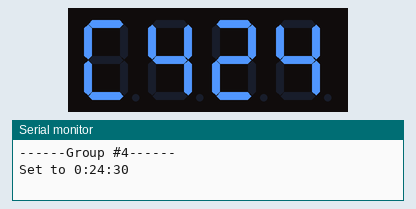
Recording of a sketch running on a simulated Arduino Uno, built with avr-gcc and run on an emulated ATmega328P. Shown: 4-digit seven-segment display, the last lines printed to the serial monitor. The local clock reads 2024-03-15 10:24:30 at power-on unless the sketch sets it.

Above: at 0.1 s.
At 63.7 s:
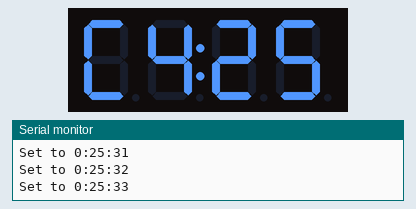
At 128.4 s:
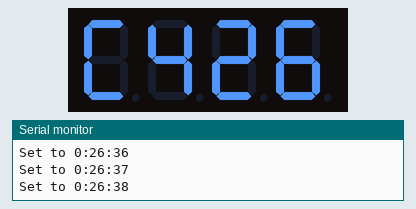

The sketch:

DS1307_TM1637.ino
```cpp
// DS1307 & TM1637 7-segment with Arduino
#include "TM1637.h"
#include "RTClib.h"

// pins definitions for TM1637 and can be changed to other ports
#define CLK 10
#define DIO 9

// TM1637 module
TM1637 tm1637(CLK,DIO);
// RTC1307 module
RTC_DS1307 RTC;

// Holds current clock time
DateTime theTime;
// Digits displayed on the segment
int8_t TimeDisp[] = {0xff, 0xff, 0xff, 0xff};


void setup() {
  Serial.begin(9600);
  Serial.println("------Group #4------");


  if (!RTC.begin()) {
    Serial.println("Couldn't find RTC");
    while(1);
  }

  if (!RTC.isrunning()) {
    Serial.println("RTC is NOT running!");
    RTC.adjust(DateTime(F(__DATE__), F(__TIME__)));
  }


  tm1637.init();
  tm1637.set(2);         // TYPICAL = 2, DARKEST = 0, BRIGHTEST = 7;
}

int hour, minute, second;
unsigned char ClockPoint = 1;

void loop() {
  DateTime theTime = RTC.now();
  second = theTime.second();  // get seconds
  minute = theTime.minute();  // get minutes

  TimeDisp[0] = minute / 10;
  TimeDisp[1] = minute % 10;
  TimeDisp[2] = second / 10;
  TimeDisp[3] = second % 10;

  // Alpha C
  tm1637.display(0,12);
  //#4 group
  tm1637.display(1,4);
  tm1637.display(2,TimeDisp[0]);
  tm1637.display(3,TimeDisp[1]);

  // print time
  Serial.print("Set to ");
  Serial.print(hour);
  Serial.print(":");
  Serial.print(minute);
  Serial.print(":");
  Serial.print(second);
  Serial.println();


  ClockPoint = (~ClockPoint) & 0x01;

  if(ClockPoint)
    tm1637.point(POINT_ON);
  else
    tm1637.point(POINT_OFF);

  delay(1000);
}
```
